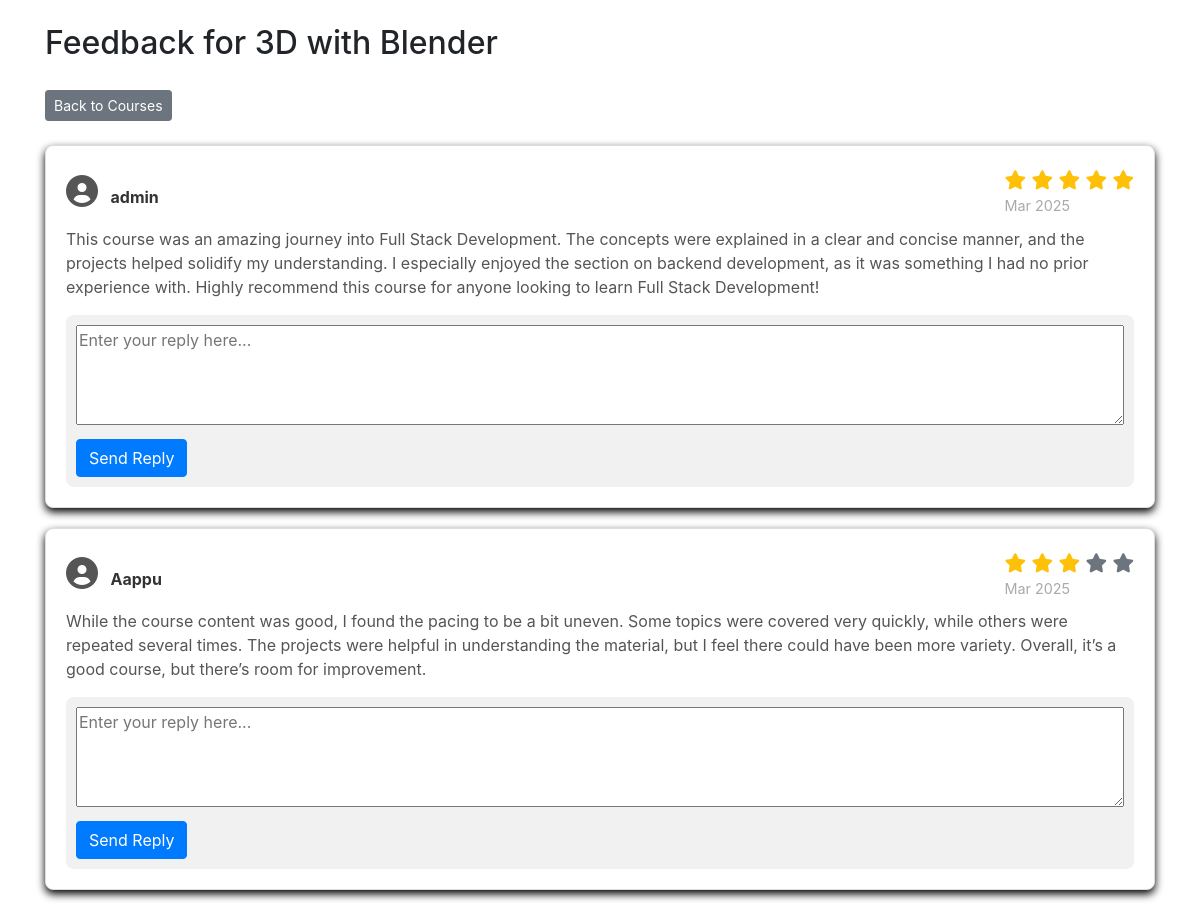
The page /feedbackdetails.php?id=1 on the database its author committed.
### tables this page shows
CREATE TABLE Courses (
    course_id INT AUTO_INCREMENT PRIMARY KEY,
    title VARCHAR(255) NOT NULL,
    description TEXT NOT NULL,
    price DECIMAL(10, 2) NOT NULL,
    lessons INT NOT NULL,
    image_url VARCHAR(255),
    video_url VARCHAR(255),  
    created_at TIMESTAMP DEFAULT CURRENT_TIMESTAMP,
    updated_at TIMESTAMP DEFAULT CURRENT_TIMESTAMP ON UPDATE CURRENT_TIMESTAMP
);

CREATE TABLE Feedback (
    feedback_id INT AUTO_INCREMENT PRIMARY KEY,
    user_id INT NOT NULL,
    course_id INT NOT NULL,
    feedback_text TEXT NOT NULL,
    rating INT NOT NULL CHECK (rating BETWEEN 1 AND 5),  
    feedback_date DATE NOT NULL DEFAULT CURRENT_DATE,  
    reply_message TEXT,  
    FOREIGN KEY (user_id) REFERENCES Users(user_id),
    FOREIGN KEY (course_id) REFERENCES Courses(course_id)
);

CREATE TABLE Users (
    user_id INT AUTO_INCREMENT PRIMARY KEY,
    username VARCHAR(50) NOT NULL UNIQUE,
    email VARCHAR(100) NOT NULL UNIQUE,
    password VARCHAR(255) NOT NULL,
    role ENUM('student', 'admin') DEFAULT 'student' NOT NULL,
    status ENUM('active', 'inactive') DEFAULT 'active' NOT NULL
);

### feedbackdetails.php (the view, shortened to what this page needs)
<?php
$conn = new mysqli("localhost", "root", "", "online");
$course_id = intval($_GET['id']);
$sql_course = "SELECT * FROM Courses WHERE course_id = $course_id";
$result_course = $conn->query($sql_course);
$course = $result_course->fetch_assoc();
$sql_feedback = "
    SELECT f.feedback_id, f.feedback_text, u.username, u.user_id, f.rating, f.feedback_date, f.reply_message
    FROM Feedback f
    JOIN Users u ON f.user_id = u.user_id
    WHERE f.course_id = $course_id";
$result_feedback = $conn->query($sql_feedback);
$feedbacks = $result_feedback->fetch_all(MYSQLI_ASSOC);
?>
<!DOCTYPE html>
<html lang="en">
<head>
    <link rel="stylesheet" href="https://cdnjs.cloudflare.com/ajax/libs/font-awesome/6.0.0-beta3/css/all.min.css">
    <link rel="stylesheet" href="https://stackpath.bootstrapcdn.com/bootstrap/4.5.2/css/bootstrap.min.css">
</head>
<body>
    <div class="container">
        <h2 class="mt-4">Feedback for <?php echo $course['title']; ?></h2>
        <a href="feedback.php" class="btn btn-secondary btn-sm mb-4 back-btn">Back to Courses</a>
        <?php if ($feedbacks): ?>
            <?php foreach ($feedbacks as $feedback): ?>
                <div class="feedback-card">
                    <div class="feedback-header">
                        <div class="left-side">
                            <i class="fas fa-user-circle" style="font-size: 2rem; color: #555;"></i>
                            <span class="username ml-2"><?php echo $feedback['username']; ?> </span>
                        </div>
                        <div class="right-side">
                            <div class="stars">
                                <?php for ($i = 1; $i <= 5; $i++): ?>
                                    <i class="fas fa-star <?php echo $i <= $feedback['rating'] ? 'text-warning' : 'text-muted'; ?>"></i>
                                <?php endfor; ?>
                            </div>
                            <div class="date"><?php echo date('M Y', strtotime($feedback['feedback_date'])); ?></div>
                        </div>
                    </div>
                    <div class="feedback-text">
                        <p><?php echo nl2br($feedback['feedback_text']); ?></p>
                    </div>
                    <?php if ($feedback['reply_message']): ?>
                        <div class="reply-section">
                            <strong>Reply: </strong>
                            <p class="reply-message"><?php echo nl2br($feedback['reply_message']); ?></p>
                        </div>
                    <?php else: ?>
                        <div class="reply-section">
                            <form action="" method="POST">
                                <textarea name="reply_message" placeholder="Enter your reply here..." required></textarea>
                                <button type="submit" class="btn btn-primary mt-2">Send Reply</button>
                            </form>
                        </div>
                    <?php endif; ?>
                </div>
            <?php endforeach; ?>
        <?php else: ?>
            <p>No feedback available for this course.</p>
        <?php endif; ?>
    </div>
</body>
</html>

### feedbackdetails.php (style rules this page uses)
body, html { margin: 0; padding: 0; }
.feedback-card { border: 1px solid #ddd; padding: 20px; border-radius: 8px; margin-bottom: 20px; background-color: white; box-shadow: 0 4px 8px rgba(0, 0, 0, 2); }
.feedback-header { display: flex; justify-content: space-between; align-items: center; }
.feedback-header .username { font-weight: bold; color: #333; }
.feedback-header .date { color: #aaa; font-size: 0.9rem; }
.stars { font-size: 1.2rem; }
.stars .fas { color: gold; }
.feedback-text { margin-top: 10px; font-size: 1rem; color: #555; }
.back-btn { margin-top: 20px; }
.reply-section { margin-top: 15px; padding: 10px; background-color: #f1f1f1; border-radius: 8px; }
.reply-section textarea { width: 100%; height: 100px; }

### rows shown on the page
courses: title "3D with Blender"
feedback: user.username "admin", rating 5 (drawn), feedback_date "Mar 2025", feedback_text "This course was an amazing journey into Full Stack Development. The concepts were explained in a clear and concise manner, and the projects helped solidify my understanding. I especially enjoyed the section on backend development, as it was something I had no prior experience with. Highly recommend this course for anyone looking to learn Full Stack Development!"
feedback: user.username "Aappu", rating 3 (drawn), feedback_date "Mar 2025", feedback_text "While the course content was good, I found the pacing to be a bit uneven. Some topics were covered very quickly, while others were repeated several times. The projects were helpful in understanding the material, but I feel there could have been more variety. Overall, it’s a good course, but there’s room for improvement."
